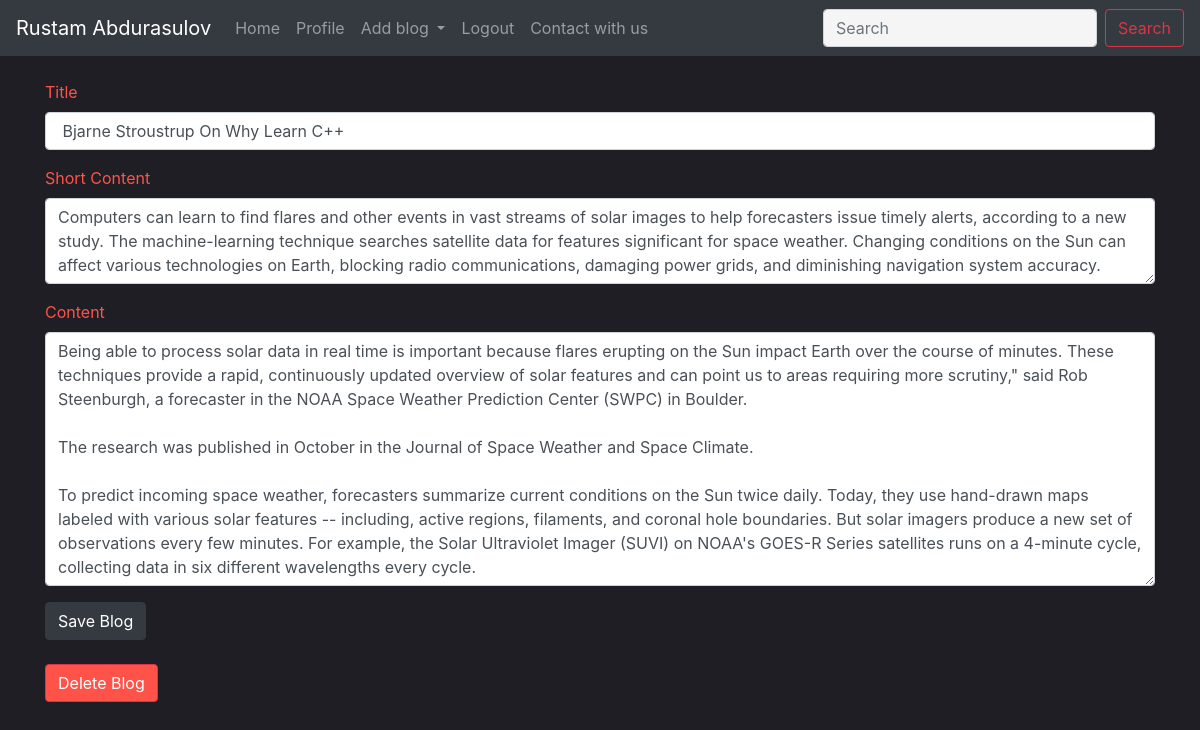
Page /editblog.php?id=6 (signed in) on the committed database.
### tables this page shows
CREATE TABLE `blogs` (
  `id` int(11) NOT NULL,
  `user_id` int(11) NOT NULL,
  `title` text NOT NULL,
  `short_content` text NOT NULL,
  `content` text NOT NULL,
  `post_date` timestamp NOT NULL DEFAULT current_timestamp() ON UPDATE current_timestamp()
);

### core/db.php (called while the page is built, shortened)
<?php
	$connection = new PDO('mysql:host=localhost;dbname=final_project2','root','');
	function getBlogById($id){
		global $connection;
		$query = $connection->prepare("
			SELECT b.id, b.user_id, b.title, b.short_content, b.post_date, u.full_name, u.ava, u.ava_type, b.content
			FROM blogs b
			LEFT OUTER JOIN users u ON u.id = b.user_id
			WHERE b.id = :id
		");
		$query->execute(array("id"=>$id));
		$result = $query->fetch();
		return $result;
	}
?>

### editblog.php (the view, shortened to what this page needs)
<!DOCTYPE html>
<html>
	<head>
		<?php
			require_once "core/head.php";
		?>
	</head>
	<body style="background-color:#1E1E24";>
		<?php
			require_once "core/navbar.php";
		?>
		<div class="container mt-4 pb-5 mb-5">
<?php
            if(isset($_SESSION['USER_SESSION'])&&isset($_GET['id'])&&is_numeric($_GET['id'])){
            $blog = getBlogById($_GET['id']);
                if($blog!=null&&$blog['user_id']==$_SESSION['USER_SESSION']['id']){
                ?>
                <form action="to_saveblog.php" method="post">
				  <div class="form-group" style="color:#FF5349;">
				    <label>Title</label>
				    <input type="text" class="form-control" placeholder="Title" name="title" value="<?php echo htmlspecialchars($blog['title']);?>">
				  </div>
				  <div class="form-group" style="color:#FF5349;">
				    <label>Short Content</label>
				    <textarea class="form-control" name="short_content" rows="3" style="width: 100%;" placeholder="Short Content"><?php echo htmlspecialchars($blog['short_content']);?></textarea>
				  </div>
				  <div class="form-group" style="color:#FF5349;">
				    <label>Content</label>
				    <textarea class="form-control" name="content" rows="10" style="width: 100%;" placeholder="Content"><?php echo htmlspecialchars($blog['content']);?></textarea>
				  </div>
                    <div class="row">
                        <div class="col-12">
                            <button type="submit" class="btn btn-dark">Save Blog</button>
                        </div>
                    </div>
				</form>
				<br>
            <div>
				<form action="to_deleteblog.php" method="post">
					<button class="btn btn-danger" style="background-color:#FF5349;">Delete Blog</button>
				</form>
            </div>
			<?php
					}else{
				?>
            <span style="color:#FF5349; font-size:30px;">BLOG NOT FOUND</span>
				<?php
					}
				?>
                        			<?php
					}else{
				?>
                        <span style="color:#FF5349; font-size:30px;">404 PAGE NOT FOUND</span>
				<?php
					}
				?>
		</div>
	</body>
</html>

### rows in the picture
blogs: title "Bjarne Stroustrup On Why Learn C++", short_content "Computers can learn to find flares and other events in vast streams of solar images to help forecasters issue timely alerts, according to a new study. The machine-learning technique searches satellite data for features significant for space weather. Changing conditions on the Sun can affect various technologies on Earth, blocking radio communications, damaging power grids, and diminishing navigation system accuracy.", content "Being able to process solar data in real time is important because flares erupting on the Sun impact Earth over the course of minutes. These techniques provide a rapid, continuously updated overview of solar features and can point us to areas requiring more scrutiny,\" said Rob Steenburgh, a forecaster in the NOAA Space Weather Prediction Center (SWPC) in Boulder. The research was published in October in the Journal of Space Weather and Space Climate. To predict incoming space weather, forecasters summarize current conditions on the Sun twice daily. Today, they use hand-drawn maps labeled with various solar features -- including, active regions, filaments, and coronal hole boundaries. But…"

### other values in the picture
$_SESSION['USER_SESSION']['full_name'] "Rustam Abdurasulov"
